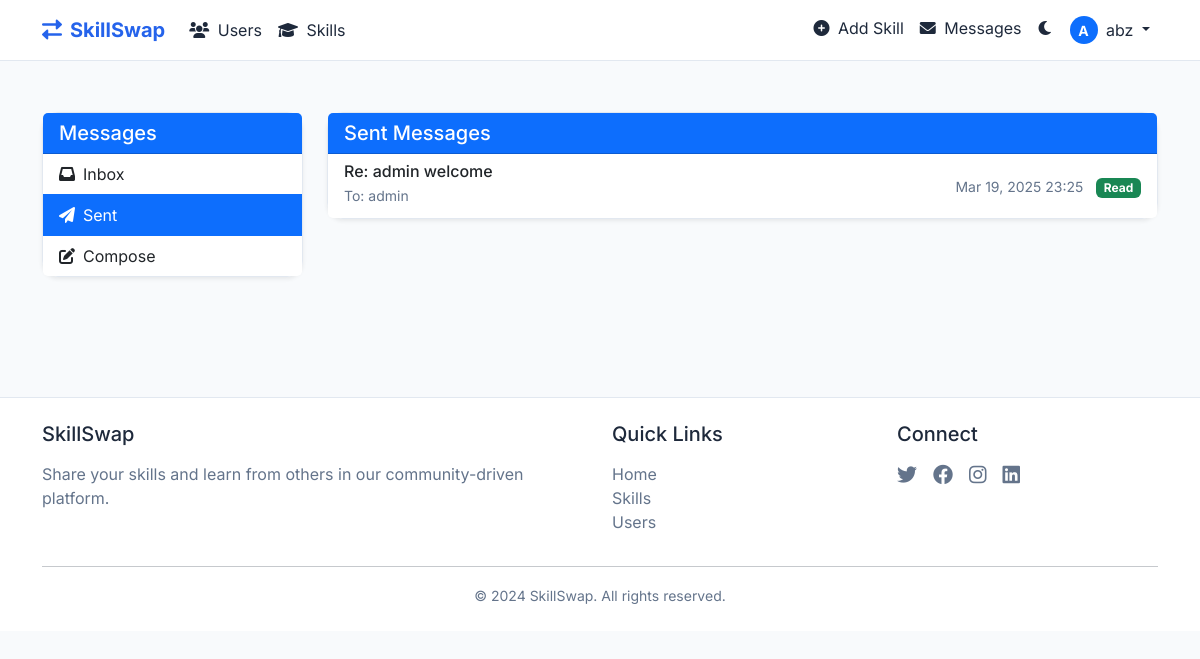
The page /messages/sent (signed in) on the database its author committed.
### app.py (models this page shows, shortened)
class User(UserMixin, db.Model):
    id = db.Column(db.Integer, primary_key=True)
    username = db.Column(db.String(80), unique=True, nullable=False)
    email = db.Column(db.String(120), unique=True, nullable=False)
    password_hash = db.Column(db.String(256), nullable=False)
    created_at = db.Column(db.DateTime, default=datetime.utcnow)
    is_verified = db.Column(db.Boolean, default=False)
    is_admin = db.Column(db.Boolean, default=False)
    skills = db.relationship('Skill', backref='user', lazy=True)
    verification_requests = db.relationship('VerificationRequest', backref='user', lazy=True)

class Message(db.Model):
    id = db.Column(db.Integer, primary_key=True)
    sender_id = db.Column(db.Integer, db.ForeignKey('user.id'), nullable=False)
    recipient_id = db.Column(db.Integer, db.ForeignKey('user.id'), nullable=False)
    subject = db.Column(db.String(100), nullable=False)
    content = db.Column(db.Text, nullable=False)
    timestamp = db.Column(db.DateTime, default=datetime.utcnow)
    read = db.Column(db.Boolean, default=False)
    sender = db.relationship('User', foreign_keys=[sender_id], backref=db.backref('sent_messages', lazy='dynamic'))
    recipient = db.relationship('User', foreign_keys=[recipient_id], backref=db.backref('received_messages', lazy='dynamic'))

### app.py (the view)
@app.route('/messages/sent')
@login_required
def messages_sent():
    messages = Message.query.filter_by(sender_id=current_user.id).order_by(Message.timestamp.desc()).all()
    unread_count = Message.query.filter_by(recipient_id=current_user.id, read=False).count()
    return render_template('messages/sent.html',
                          messages=messages,
                          unread_count=unread_count,
                          active_tab='sent')

### app.py (called while the page is built)
@login_manager.user_loader
def load_user(user_id):
    return User.query.get(int(user_id))

@app.context_processor
def utility_processor():
    def is_admin():
        if current_user.is_authenticated:
            return current_user.is_admin
        return False
    return dict(is_admin=is_admin)

@app.context_processor
def unread_messages_count():
    count = 0
    if current_user.is_authenticated:
        count = Message.query.filter_by(recipient_id=current_user.id, read=False).count()
    return dict(unread_messages_count=count)

### templates/messages/sent.html (shortened to what this page needs)
{% extends "base.html" %}
{% block content %}
<div class="container py-5">
    <div class="row">
        <div class="col-lg-3 mb-4">
            <div class="card shadow-sm">
                <div class="card-header bg-primary text-white">
                    <h5 class="mb-0">Messages</h5>
                </div>
                <div class="list-group list-group-flush">
                    <a href="{{ url_for('messages_inbox') }}" class="list-group-item list-group-item-action {% if active_tab == 'inbox' %}active{% endif %}">
                        <i class="fas fa-inbox me-2"></i>Inbox
                    </a>
                    <a href="{{ url_for('messages_sent') }}" class="list-group-item list-group-item-action {% if active_tab == 'sent' %}active{% endif %}">
                        <i class="fas fa-paper-plane me-2"></i>Sent
                    </a>
                    <a href="{{ url_for('message_compose') }}" class="list-group-item list-group-item-action">
                        <i class="fas fa-edit me-2"></i>Compose
                    </a>
                </div>
            </div>
        </div>
        <div class="col-lg-9">
            <div class="card shadow-sm">
                <div class="card-header bg-primary text-white d-flex justify-content-between align-items-center">
                    <h5 class="mb-0">Sent Messages</h5>
                </div>
                {% if messages %}
                <div class="list-group list-group-flush">
                    {% for message in messages %}
                    <a href="{{ url_for('message_view', message_id=message.id) }}" class="list-group-item list-group-item-action">
                        <div class="d-flex justify-content-between align-items-center">
                            <div>
                                <h6 class="mb-1">{{ message.subject }}</h6>
                                <p class="mb-1 text-muted small">To: {{ message.recipient.username }}</p>
                            </div>
                            <div class="text-end">
                                <small class="text-muted">{{ message.timestamp.strftime('%b %d, %Y %H:%M') }}</small>
                                {% if message.read %}
                                <span class="ms-2 badge bg-success">Read</span>
                                {% else %}
                                <span class="ms-2 badge bg-secondary">Unread</span>
                                {% endif %}
                            </div>
                        </div>
                    </a>
                    {% endfor %}
                </div>
                {% else %}
                <div class="card-body text-center py-5">
                    <i class="fas fa-paper-plane fa-3x text-muted mb-3"></i>
                    <p class="lead mb-0">You haven't sent any messages yet</p>
                </div>
                {% endif %}
            </div>
        </div>
    </div>
</div>
{% endblock %}

### templates/base.html (shortened to what this page needs)
<!DOCTYPE html>
<html lang="en">
<head>
    <link href="https://cdn.jsdelivr.net/npm/bootstrap@5.3.0/dist/css/bootstrap.min.css" rel="stylesheet">
    <link href="https://cdnjs.cloudflare.com/ajax/libs/font-awesome/6.0.0/css/all.min.css" rel="stylesheet">
    <link href="{{ url_for('static', filename='css/style.css') }}" rel="stylesheet">
</head>
<body>
    <nav class="navbar navbar-expand-lg fixed-top">
        <div class="container">
            <a class="navbar-brand" href="{{ url_for('index') }}">
                <i class="fas fa-exchange-alt me-2"></i>SkillSwap
            </a>
            <div class="collapse navbar-collapse" id="navbarNav">
                <ul class="navbar-nav me-auto">
                    <li class="nav-item">
                        <a class="nav-link" href="{{ url_for('users_list') }}">
                            <i class="fas fa-users me-1"></i> Users
                        </a>
                    </li>
                    <li class="nav-item">
                        <a class="nav-link" href="{{ url_for('skills_list') }}">
                            <i class="fas fa-graduation-cap me-1"></i> Skills
                        </a>
                    </li>
                </ul>
                <ul class="navbar-nav">
                    {% if current_user.is_authenticated %}
                    <li class="nav-item">
                        <a class="nav-link" href="{{ url_for('add_skill') }}">
                            <i class="fas fa-plus-circle me-1"></i> Add Skill
                        </a>
                    </li>
                    <li class="nav-item">
                        <a class="nav-link" href="{{ url_for('messages_inbox') }}">
                            <i class="fas fa-envelope me-1"></i> Messages
                        </a>
                    </li>
                    {% endif %}
                    <li class="nav-item">
                        <div class="theme-toggle nav-link" onclick="toggleTheme()">
                            <i class="fas fa-moon"></i>
                        </div>
                    </li>
                    {% if current_user.is_authenticated %}
                        <li class="nav-item dropdown">
                            <a class="nav-link dropdown-toggle" href="#" id="navbarDropdown" role="button" data-bs-toggle="dropdown">
                                <span class="avatar-circle bg-primary me-1">{{ current_user.username[0] | upper }}</span>
                                {{ current_user.username }}
                            </a>
                        </li>
                    {% endif %}
                </ul>
            </div>
        </div>
    </nav>
    <main style="margin-top: 4rem;">
        {% block content %}{% endblock %}
    </main>
    <footer class="footer mt-5 py-4">
        <div class="container">
            <div class="row">
                <div class="col-md-6">
                    <h5 class="mb-3">SkillSwap</h5>
                    <p class="text-muted">Share your skills and learn from others in our community-driven platform.</p>
                </div>
                <div class="col-md-3">
                    <h5 class="mb-3">Quick Links</h5>
                    <ul class="list-unstyled">
                        <li><a href="{{ url_for('index') }}" class="text-decoration-none text-muted">Home</a></li>
                        <li><a href="{{ url_for('skills_list') }}" class="text-decoration-none text-muted">Skills</a></li>
                        <li><a href="{{ url_for('users_list') }}" class="text-decoration-none text-muted">Users</a></li>
                    </ul>
                </div>
                <div class="col-md-3">
                    <h5 class="mb-3">Connect</h5>
                    <div class="d-flex gap-3">
                        <a href="#" class="text-muted"><i class="fab fa-twitter fa-lg"></i></a>
                        <a href="#" class="text-muted"><i class="fab fa-facebook fa-lg"></i></a>
                        <a href="#" class="text-muted"><i class="fab fa-instagram fa-lg"></i></a>
                        <a href="#" class="text-muted"><i class="fab fa-linkedin fa-lg"></i></a>
                    </div>
                </div>
            </div>
            <hr>
            <div class="text-center text-muted">
                <small>&copy; {{ now.year if now else 2024 }} SkillSwap. All rights reserved.</small>
            </div>
        </div>
    </footer>
</body>
</html>

### static/css/style.css (style rules this page uses)
:root { --bg-primary: #ffffff; --bg-secondary: #f8fafc; --text-primary: #1e293b; --text-secondary: #64748b; --primary-color: #2563eb; --primary-hover: #1d4ed8; --card-bg: #ffffff; --border-color: #e2e8f0; --shadow-color: rgba(0, 0, 0, 0.1); --section-bg: #f8fafc; --muted-color: #64748b; }
body { font-family: 'Inter', system-ui, -apple-system, sans-serif; background-color: var(--bg-secondary); color: var(--text-primary); transition: background-color 0.3s, color 0.3s; }
.navbar { background-color: var(--bg-primary) !important; border-bottom: 1px solid var(--border-color); backdrop-filter: blur(10px); }
.navbar-brand { color: var(--primary-color) !important; font-weight: 700; }
.nav-link { color: var(--text-primary) !important; }
.card { background-color: var(--card-bg); border: 1px solid var(--border-color); border-radius: 1rem; box-shadow: 0 4px 6px -1px var(--shadow-color); transition: transform 0.2s, box-shadow 0.2s; }
.theme-toggle { cursor: pointer; padding: 0.5rem; border-radius: 0.5rem; transition: background-color 0.2s; }
.text-muted { color: var(--muted-color) !important; }
.badge { color: #ffffff !important; }
.footer { background-color: var(--bg-primary); border-top: 1px solid var(--border-color); }
.footer a { color: var(--text-secondary) !important; transition: color 0.2s; }
.animate-fade-in { animation: fadeIn 0.5s ease forwards; }
.avatar-circle { display: inline-flex; align-items: center; justify-content: center; width: 28px; height: 28px; border-radius: 50%; color: white; font-weight: bold; text-align: center; font-size: 14px; }

### rows shown on the page
User: username "A", username "abz"
Message: subject "Re: admin welcome", recipient.username "admin", timestamp "Mar 19, 2025 23:25", read "Read"

### other values the page prints
{{ now.year if now else 2024 }} "2024"
